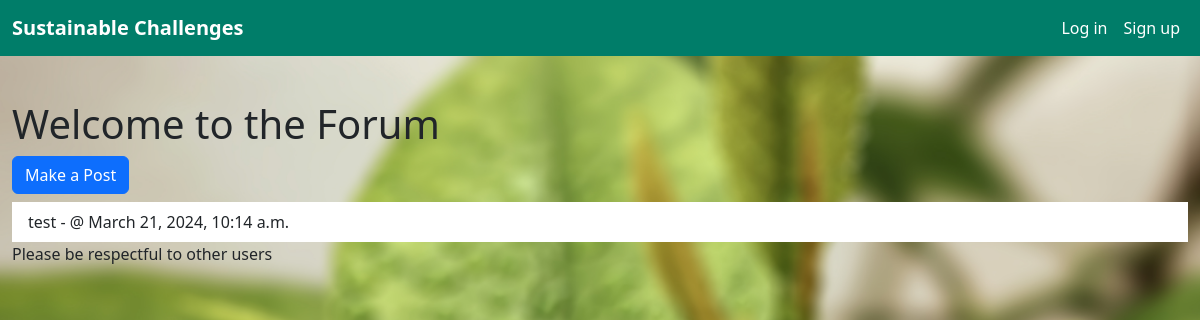
Page /forum/forum/ on the earlier database version.
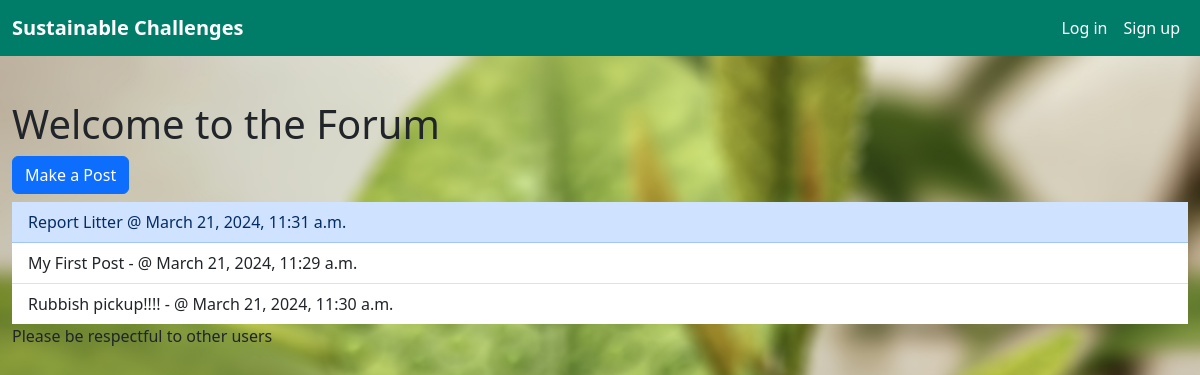
Same page on the later database version.
### forum/models.py (models this page shows, shortened)
class Post(models.Model):
    post_name = models.CharField("Post Name", max_length=100)
    post_text = models.CharField("Post Text", max_length=400)
    poster = models.ForeignKey(User, on_delete=models.CASCADE, default=None, verbose_name="Poster")
    post_date = models.DateTimeField("Date Posted", default=timezone.now)
    class Meta:
        abstract = True

class Suggestion(Post):
    endorsements = models.IntegerField(default=1)

class Annoucement(Post):
    active = models.BooleanField("Is Active", default=True)

### forum/views.py (the view)
# urls.py: path("forum/", views.forum, name="forum"),
def forum(request):
    suggestions = Suggestion.objects.order_by("post_date")
    annoucements = Annoucement.objects.filter(active=True).order_by("post_date")
    return render(request, "forum.html", {"suggestions": suggestions,
                                          'announcements': annoucements,
                                          "is_staff": request.user.is_staff})

### forum/templates/forum.html (shortened to what this page needs)
{% extends 'home/base.html'%}
{%block content%}
{% load static %}
<h1>Welcome to the Forum</h1>
<h2><a class="btn btn-primary" href="{% url 'forum:post' %}">Make a Post</a><br/></h2>
{% if announcements or suggestions %}
    <ul class="list-group list-group-flush">
        {%for announcement in announcements%}
        <a class="list-group-item list-group-item-primary list-group-item-action" href="announcement/{{announcement.id}}">{{ announcement.post_name }} @ {{ announcement.post_date }}</a>
        {% endfor %}
        {%for suggestion in suggestions %}
        <a class="list-group-item list-group-item-action" href="suggestion/{{suggestion.id}}">{{ suggestion.post_name }} - {{ suggestion.poster.username }} @ {{ suggestion.post_date }}</a>
        {% endfor %}
    </ul>
{% else %}
    <p>No instances are available.</p>
{% endif %}
<p>Please be respectful to other users</p>
{%endblock%}

### home/templates/home/base.html (shortened to what this page needs)
<html lang - "en">
<head>
    {% block head %}
    <link href="https://cdn.jsdelivr.net/npm/bootstrap@5.3.0-alpha1/dist/css/bootstrap.min.css" rel="stylesheet"
>
    {% load static %}
    <link rel="stylesheet" href="{% static 'style.css' %}" />
    {% endblock %}
</head>
<body style="background-color: #007d69; padding-top: 100px;">
    <div class="container-fluid">
        <nav class="navbar fixed-top navbar-expand-lg navbar-dark" style="background-color: #007d69">
            <div class="container-fluid">
                <a class="navbar-brand fw-bold" href="/">Sustainable Challenges</a>
                <div class="collapse navbar-collapse" id="navbarSupportedContent">
                    <ul class="navbar-nav  ms-auto mb-2 mb-lg-0">
                        {% if request.user.is_authenticated %}
                        <li class="nav-item dropdown">
                            <a class="nav-link dropdown-toggle" href="" id="navbarDarkDropdownMenuLink" role="button"
                                data-bs-toggle="dropdown" aria-expanded="false">Litter</a>
                            <ul class="dropdown-menu" aria-labelledby="navbarDarkDropdownMenuLink">
                                <li><a class="dropdown-item" href="{% url 'litter:report' %}">Submit Report</a></li>
                                <li><a class="dropdown-item" href="{% url 'litter:your instances' %}">Your Reports</a>
                                </li>
                                {% if is_staff %}
                                <li><a class="dropdown-item" href="{% url 'litter:latest' %}">Latest</a></li>
                                <li><a class="dropdown-item" href="{% url 'litter:heatmap' %}">Litter Heatmap</a></li>
                                {% endif %}
                            </ul>
                        </li>
                        <li class="nav-item dropdown">
                            <a class="nav-link dropdown-toggle" href="#" id="studySpaceDropdown" role="button"
                                data-bs-toggle="dropdown" aria-expanded="false">Places of Interests</a>
                            <ul class="dropdown-menu" aria-labelledby="studySpaceDropdown">
                                <li><a class="dropdown-item" href="/poi/map">Map</a></li>
                                {% if is_staff %}
                                <li><a class="dropdown-item" href="/poi/submit">Create</a></li>
                                {% endif %}
                            </ul>
                        </li>
                        <li class="nav-item dropdown">
                            <a class="nav-link dropdown-toggle" href="#" id="studySpaceDropdown" role="button"
                                data-bs-toggle="dropdown" aria-expanded="false">Events</a>
                            <ul class="dropdown-menu" aria-labelledby="studySpaceDropdown">
                                <li><a class="dropdown-item" href="{% url 'home' %}">Home</a></li>
                                <li><a class="dropdown-item" href="{% url 'event' %}">Events</a></li>
                                {% if is_staff %}
                                <li><a class="dropdown-item" href="{% url 'create_event' %}">Create</a></li>
                                {% endif %}
                            </ul>
                        </li>
                        <li class="nav-item dropdown">
                            <a class="nav-link dropdown-toggle" href="" id="navbarDarkDropdownMenuLink" role="button"
                                data-bs-toggle="dropdown" aria-expanded="false">Forum</a>
                            <ul class="dropdown-menu" aria-labelledby="navbarDarkDropdownMenuLink">
                                <li><a class="dropdown-item" href="{% url 'forum:forum' %}">Posts</a></li>
                                <li><a class="dropdown-item" href="{% url 'forum:post' %}">Make a post</a></li>
                                {% if is_staff %}
                                <li><a class="dropdown-item" href="{% url 'forum:announce' %}">Make announcement</a></li>
                                {% endif %}
                            </ul>
                        </li>
                        <li class="nav-item">
                            <a class="nav-link" href="{% url 'game:game' %}">Game</a>
                        </li>
                        <li class="nav-item dropdown">
                            <a class="nav-link dropdown-toggle" href="#" id="shopRaffleDropdown" role="button"
                                data-bs-toggle="dropdown" aria-expanded="false">Shop</a>
                            <ul class="dropdown-menu" aria-labelledby="shopRaffleDropdown">
                                <li><a class="dropdown-item" href="{% url 'game:shop' %}">Point Shop</a></li>
                                <li><a class="dropdown-item" href="{% url 'game:raffle' %}">Raffle</a></li>
                            </ul>
                        </li>
                        <li class="nav-item dropdown">
                            <a class="nav-link dropdown-toggle" href="" id="navbarDarkDropdownMenuLink" role="button"
                                data-bs-toggle="dropdown" aria-expanded="false">About us</a>
                            <ul class="dropdown-menu" aria-labelledby="navbarDarkDropdownMenuLink">
                                <li><a class="dropdown-item" href="{% url 'home:goals' %}">Our goals</a></li>
                                <li><a class="dropdown-item" href="{% url 'home:privacy' %}">Privacy policy</a></li>
                            </ul>
                        </li>
                        <li class="nav-item">
                            <a class="nav-link" href="{% url 'leaderboard:leaderboard' %}">Leaderboard</a>
                        </li>
                        {% if is_staff %}
                        <li class="nav-item">
                            <a class="nav-link" href="{% url 'account:admin_account' %}">Account</a>
                        </li>
                        {% else %}
                        <li class="nav-item">
                            <a class="nav-link" href="{% url 'account:user_account' %}">Account</a>
                        </li>
                        {% endif %}
                        <li class="nav-item">
                            <a class="nav-link" href="/login/logout">Logout</a>
                        </li>
                        {% else %}
                        <li class="nav-item">
                            <a class="nav-link" href="/login">Log in</a>
                        </li>
                        <li class="nav-item">
                            <a class="nav-link" href="/login/register">Sign up</a>
                        </li>
                        {% endif %}
                    </ul>
                </div>
            </div>
        </nav>
        {% block content %}
        {% endblock %}
    </div>
</body>
</html>

### home/static/style.css (style rules this page uses)
body { background-image: url(./melanfolia-HSr_FUzDH2w-unsplash-blur.jpg); width: 100%; height: 100%; background-size: cover; background-repeat: no-repeat; background-attachment: fixed; position: absolute; background-position-y: center; background-position-x: center; }
.navbar-nav .nav-link { color: #fff; }

Differences in the rows shown:
removed Suggestion: post_name "test", post_date "March 21, 2024, 10:14 a.m."
added Annoucement: post_name "Report Litter", post_date "March 21, 2024, 11:31 a.m."
added Suggestion: post_name "My First Post", post_date "March 21, 2024, 11:29 a.m."
added Suggestion: post_name "Rubbish pickup!!!!", post_date "March 21, 2024, 11:30 a.m."
